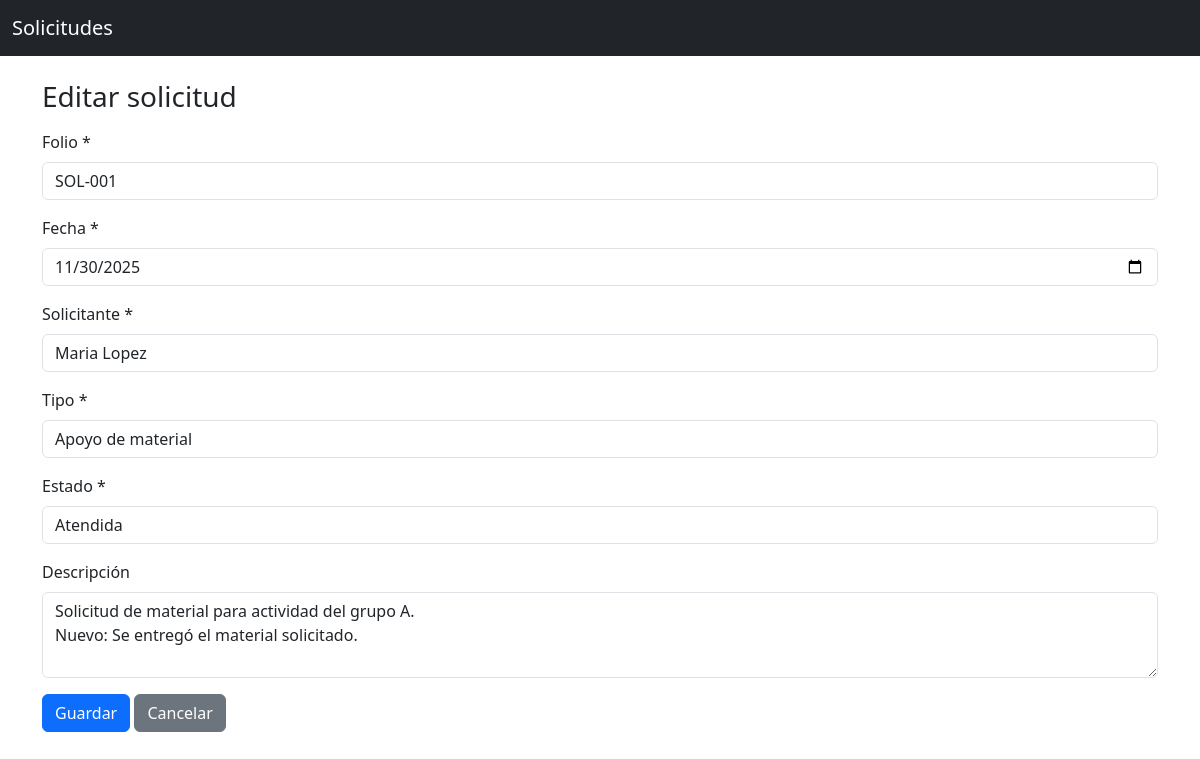
The page /editar/4 on the database its author committed.
### tables this page shows
CREATE TABLE solicitudes (
                id INTEGER PRIMARY KEY AUTOINCREMENT,
                folio TEXT NOT NULL,
                fecha TEXT NOT NULL,
                solicitante TEXT NOT NULL,
                tipo TEXT NOT NULL,
                estado TEXT NOT NULL,
                descripcion TEXT
            );

### app.py (the view, shortened to what this page needs)
@app.route("/editar/<int:solicitud_id>", methods=["GET", "POST"])
def editar(solicitud_id):
    with get_connection() as conn:
        cur = conn.execute("SELECT * FROM solicitudes WHERE id = ?", (solicitud_id,))
        solicitud = cur.fetchone()
    if solicitud is None:
        flash("La solicitud indicada no existe.", "warning")
        return redirect(url_for("index"))
    return render_template("form.html", solicitud=solicitud, modo="editar")

### db.py (called while the page is built)
def get_connection():
    conn = sqlite3.connect(DATABASE)
    conn.row_factory = sqlite3.Row
    return conn

### templates/form.html (shortened to what this page needs)
{% extends "base.html" %}
{% block content %}
<h1 class="h3 mb-3">
    {% if modo == "editar" %}Editar solicitud{% else %}Nueva solicitud{% endif %}
</h1>
<form method="post">
    <div class="mb-3">
        <label class="form-label">Folio *</label>
        <input type="text" name="folio" class="form-control"
               value="{{ solicitud.folio if solicitud else '' }}" required>
    </div>
    <div class="mb-3">
        <label class="form-label">Fecha *</label>
        <input type="date" name="fecha" class="form-control"
               value="{{ solicitud.fecha if solicitud else '' }}" required>
    </div>
    <div class="mb-3">
        <label class="form-label">Solicitante *</label>
        <input type="text" name="solicitante" class="form-control"
               value="{{ solicitud.solicitante if solicitud else '' }}" required>
    </div>
    <div class="mb-3">
        <label class="form-label">Tipo *</label>
        <input type="text" name="tipo" class="form-control"
               value="{{ solicitud.tipo if solicitud else '' }}" required>
    </div>
    <div class="mb-3">
        <label class="form-label">Estado *</label>
        <input type="text" name="estado" class="form-control"
               value="{{ solicitud.estado if solicitud else '' }}" required>
    </div>
    <div class="mb-3">
        <label class="form-label">Descripción</label>
        <textarea name="descripcion" class="form-control" rows="3">{{ solicitud.descripcion if solicitud else '' }}</textarea>
    </div>
    <button type="submit" class="btn btn-primary">
        Guardar
    </button>
    <a href="{{ url_for('index') }}" class="btn btn-secondary">Cancelar</a>
</form>
{% endblock %}

### rows shown on the page
solicitudes: folio "SOL-001", fecha "11/30/2025", solicitante "Maria Lopez", tipo "Apoyo de material", estado "Atendida", descripcion "Solicitud de material para actividad del grupo A. Nuevo: Se entregó el material solicitado."
